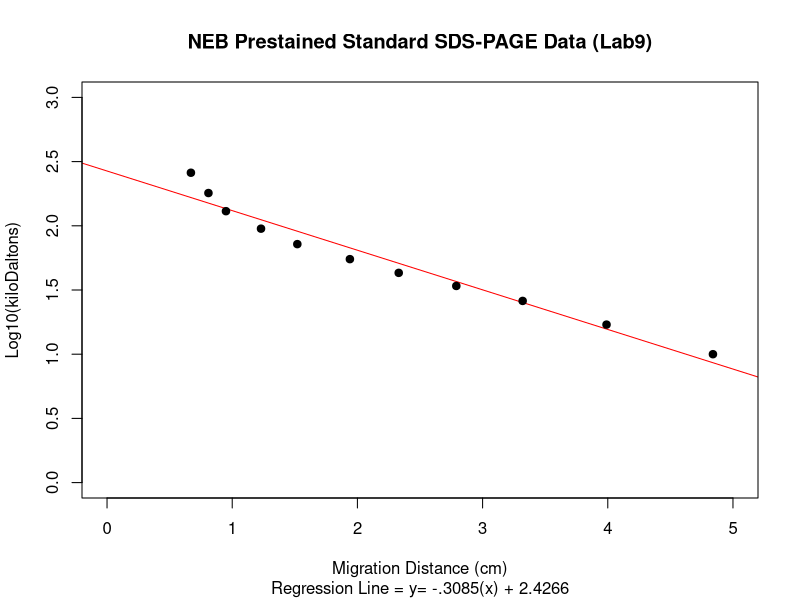

Source code (R):

#WOOD-NT
#CHM4300L
#THIS SCRIPT IS ORIGINAL WORK
#THIS SCRIPT IS TO GENERATE A PLOT AND RELEVANT STATISTICS FOR AGAROSE GEL ELECTROPHORESIS RESULTS
#THIS SCRIPT IS FREE AND OPEN SOURCE PER GPL3 LICENSE
#USER ASSUMES IMPLICATIONS OF ACADEMIC AND PROFESSIONAL INTEGRITY
#####################################################################################################3
#BEGIN SCRIPT 

#Insert distances in centimeters
distance <- c(.67,.81,.95,1.23,1.52,1.94,2.33,2.79,3.32,3.99,4.84)

#Insert  kDa values of Relative Migration Distance
kda <- c(259,180,130,95,72,55,43,34,26,17,10)

#Base 10 Logarithm Operation on Base Pair Lenghts
kdarefined <- log(kda,10)


# Generate Plot with Regression Line
# YOU WILL MANUALLY HAVE TO APPEND THE NEW SLOPE EQUATION
plot(distance,kdarefined,
	main="NEB Prestained Standard SDS-PAGE Data (Lab9)",
	sub="Regression Line = y= -.3085(x) + 2.4266",
	ylab="Log10(kiloDaltons)",
	xlab="Migration Distance (cm)",
	xlim= c(0,5),
	ylim= c(0,3), 
	pch=19,
	abline(lm(kdarefined~distance), col="red")
	)
	
#Generate Summary for Equation
summary(lm(kdarefined~distance)) 

# END SCRIPT
#######################################################################################################
# TO DO
# 1. AUTOMATE DATA INPUT
# 
